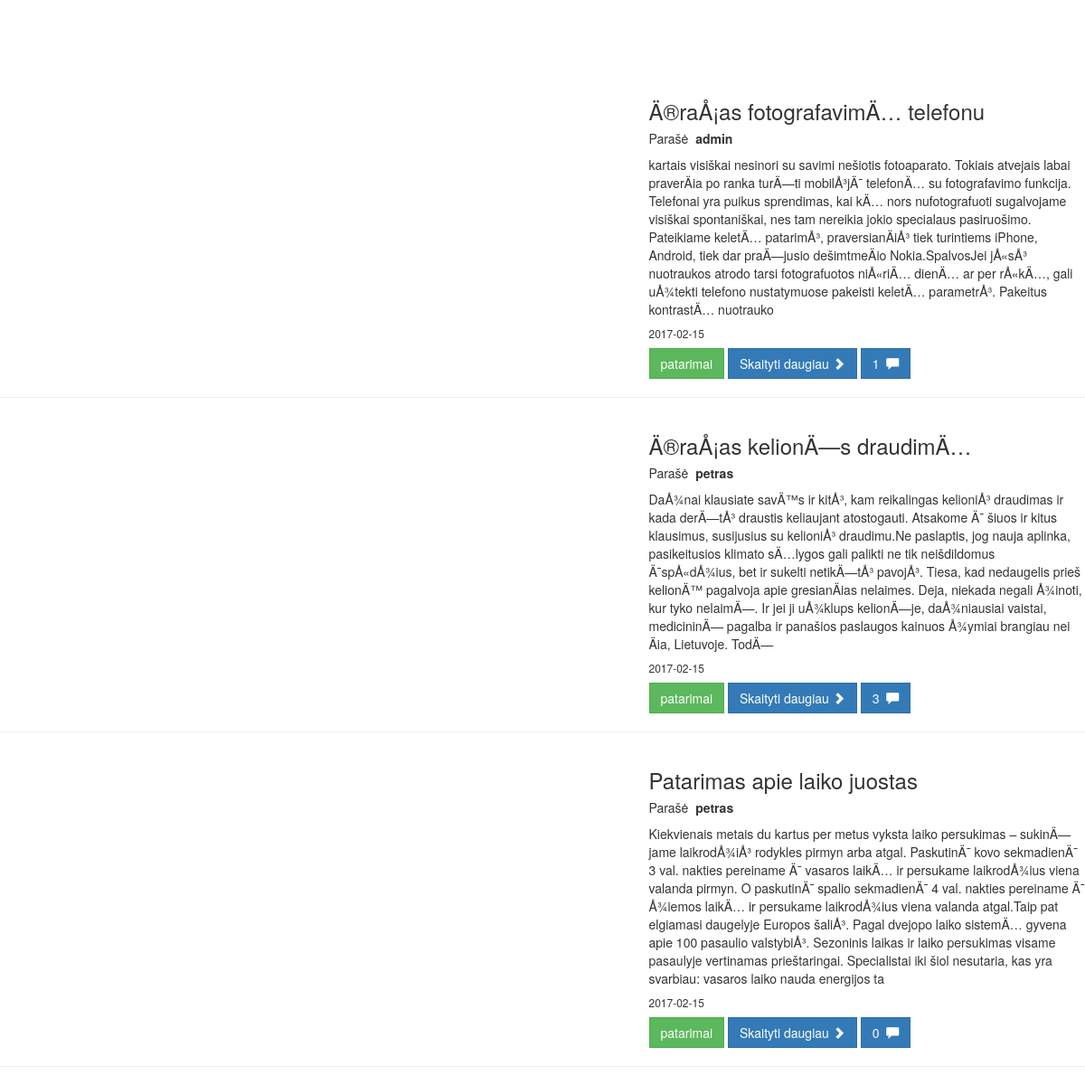
Screenshot of /blog.php?category=5 with the database file from the repository.
### tables this page shows
CREATE TABLE `entries` (
  `id` int(11) NOT NULL,
  `user_id` varchar(100) NOT NULL,
  `title` varchar(2000) NOT NULL,
  `entry` text NOT NULL,
  `category_id` int(11) NOT NULL,
  `timestamp` datetime NOT NULL DEFAULT CURRENT_TIMESTAMP,
  `status` varchar(11) NOT NULL DEFAULT 'a',
  `picture` varchar(255) NOT NULL DEFAULT 'http://lorempixel.com/950/600/'
);

CREATE TABLE `users` (
  `id` int(11) NOT NULL,
  `username` varchar(255) NOT NULL,
  `email` varchar(255) NOT NULL,
  `password` varchar(255) NOT NULL,
  `user_level` int(11) NOT NULL DEFAULT '3',
  `type` varchar(11) NOT NULL DEFAULT 'a',
  `timestamp` datetime NOT NULL DEFAULT CURRENT_TIMESTAMP
);

CREATE TABLE `category` (
  `id` int(11) NOT NULL,
  `category_name` varchar(255) NOT NULL,
  `status` varchar(10) NOT NULL DEFAULT 'a'
);

### blog.php (the view, shortened to what this page needs)
<?php
    include('head.php');
    include('config.php');
    ?>
          <?php
              $sql = mysqli_query($db_connect, "SELECT * FROM category WHERE status !='d'");
              while($list = mysqli_fetch_array($sql)){
                  $list_category_name = $list['category_name'];
                  ?>
                <?php } ?>
  <?php
if(isset($_GET['category'])){
  $filter = $_GET['category'];
  $sql = "SELECT * FROM entries WHERE status = 'a' AND category_id = '{$filter}' ORDER BY timestamp DESC";
} else{
$filter = 0;
$sql = "SELECT * FROM entries WHERE status = 'a' ORDER BY timestamp DESC";
}
    $results = $db_connect->query($sql);
    if($results->num_rows >0){
        $i = 0;
        while($row = $results->fetch_assoc()){
        $data[$i] = $row;
        $i++;
        }
    }else{
        $data['no_entries'] = "Nėra blogo įrašų :(";
    }
?>
    <?php if(isset($data['no_entries'])){
        echo('<p>' . $data['no_entries'] . "</p>");
    } else{
        foreach($data as $entry){
          $short_entry = substr($entry['entry'], 0, 700);
          $entry_id = $entry['id'];
          $entry_category_id = $entry['category_id'];
          $entry_time = $entry['timestamp'];
          $entry_user_id = $entry['user_id'];
            ?>
        <div class="row">
            <div class="col-md-7">
            </div>
<?php
$sql = $db_connect->query("SELECT COUNT(*) FROM comments WHERE entry_id='{$entry_id}' AND status = 'a'");
$row = $sql->fetch_row();
$count = $row[0];
$sqluser = mysqli_query($db_connect, "SELECT * FROM users WHERE id = '{$entry_user_id}' ");
while($list = mysqli_fetch_array($sqluser)){
    $list_username = $list['username'];
    ?>
<?php }
 ?>
            <div class="col-md-5">
                <h3><?=$entry['title'];?></h3>
                <h5>Parašė &nbsp<strong><?=$list_username?></strong></h5>
                <p><?=$short_entry?></p>
                <?php
                $sql = mysqli_query($db_connect, "SELECT * FROM category WHERE status !='d' AND id = '{$entry_category_id}' ");
                while($list = mysqli_fetch_array($sql)){
                    $list_category_name = $list['category_name'];
                    ?>
                <?php }  ?>
                <h6><?=substr($entry_time, 0, 10)?></h6>
                <a class="btn btn-success" href=""><?=$list_category_name?></a>
                <a class="btn btn-primary" href="single-entry.php?id=<?=$entry_id?>">Skaityti daugiau <span class="glyphicon glyphicon-chevron-right"></span></a>
                <a class="btn btn-primary" href="single-entry.php?id=<?=$entry_id?>"><?=$count?>&nbsp;&nbsp;<span class="glyphicon glyphicon-comment"></span></a>
            </div>
        </div>
        <hr>
            <?php
        }
}
?>

### css/custom.css (style rules this page uses)
.btn { border-radius: 0px; }

### rows the page displays
entries: title "Ä®raÅ¡as fotografavimÄ… telefonu", user.username "admin", entry "kartais visiškai nesinori su savimi nešiotis fotoaparato. Tokiais atvejais labai praverÄia po ranka turÄ—ti mobilÅ³jÄ¯ telefonÄ… su fotografavimo funkcija. Telefonai yra puikus sprendimas, kai kÄ… nors nufotografuoti sugalvojame visiškai spontaniškai, nes tam nereikia jokio specialaus pasiruošimo. Pateikiame keletÄ… patarimÅ³, praversianÄiÅ³ tiek turintiems iPhone, Android, tiek dar praÄ—jusio dešimtmeÄio Nokia.SpalvosJei jÅ«sÅ³ nuotraukos atrodo tarsi fotografuotos niÅ«riÄ… dienÄ… ar per rÅ«kÄ…, gali uÅ¾tekti telefono nustatymuose pakeisti keletÄ… parametrÅ³. Pakeitus kontrastÄ… nuotrauko", timestamp "2017-02-15", category.category_name "patarimai", count "1"
entries: title "Ä®raÅ¡as kelionÄ—s draudimÄ…", user.username "petras", entry "DaÅ¾nai klausiate savÄ™s ir kitÅ³, kam reikalingas kelioniÅ³ draudimas ir kada derÄ—tÅ³ draustis keliaujant atostogauti. Atsakome Ä¯ šiuos ir kitus klausimus, susijusius su kelioniÅ³ draudimu.Ne paslaptis, jog nauja aplinka, pasikeitusios klimato sÄ…lygos gali palikti ne tik neišdildomus Ä¯spÅ«dÅ¾ius, bet ir sukelti netikÄ—tÅ³ pavojÅ³. Tiesa, kad nedaugelis prieš kelionÄ™ pagalvoja apie gresianÄias nelaimes. Deja, niekada negali Å¾inoti, kur tyko nelaimÄ—. Ir jei ji uÅ¾klups kelionÄ—je, daÅ¾niausiai vaistai, medicininÄ— pagalba ir panašios paslaugos kainuos Å¾ymiai brangiau nei Äia, Lietuvoje. TodÄ—", timestamp "2017-02-15", category.category_name "patarimai", count "3"
entries: title "Patarimas apie laiko juostas", user.username "petras", entry "Kiekvienais metais du kartus per metus vyksta laiko persukimas – sukinÄ—jame laikrodÅ¾iÅ³ rodykles pirmyn arba atgal. PaskutinÄ¯ kovo sekmadienÄ¯ 3 val. nakties pereiname Ä¯ vasaros laikÄ… ir persukame laikrodÅ¾ius viena valanda pirmyn. O paskutinÄ¯ spalio sekmadienÄ¯ 4 val. nakties pereiname Ä¯ Å¾iemos laikÄ… ir persukame laikrodÅ¾ius viena valanda atgal.Taip pat elgiamasi daugelyje Europos šaliÅ³. Pagal dvejopo laiko sistemÄ… gyvena apie 100 pasaulio valstybiÅ³. Sezoninis laikas ir laiko persukimas visame pasaulyje vertinamas prieštaringai. Specialistai iki šiol nesutaria, kas yra svarbiau: vasaros laiko nauda energijos ta", timestamp "2017-02-15", category.category_name "patarimai", count "0"
